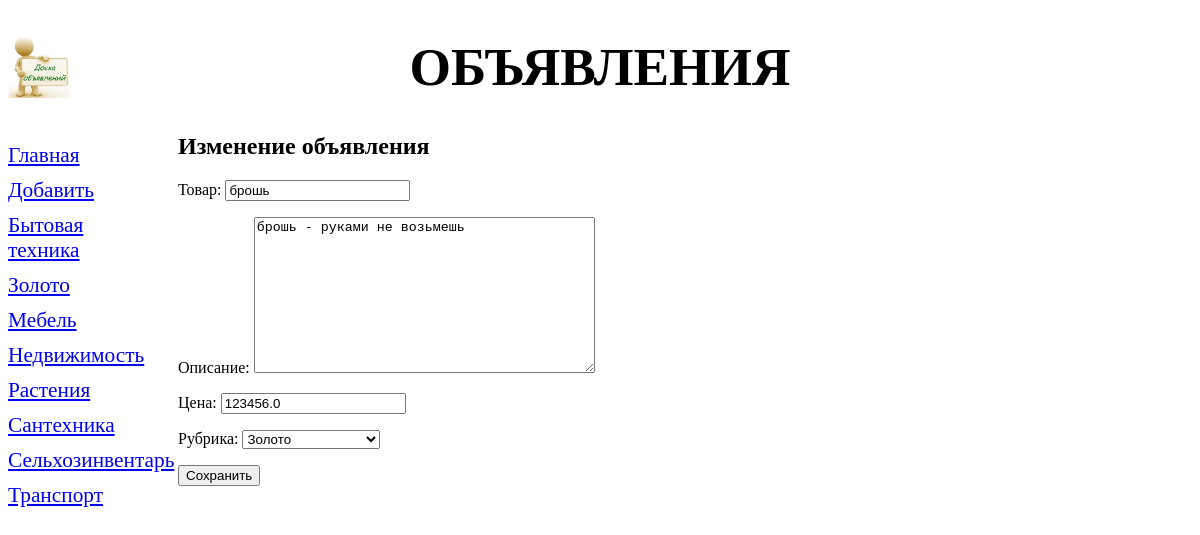
The page /bboard/edit/32 on the database as committed earlier.
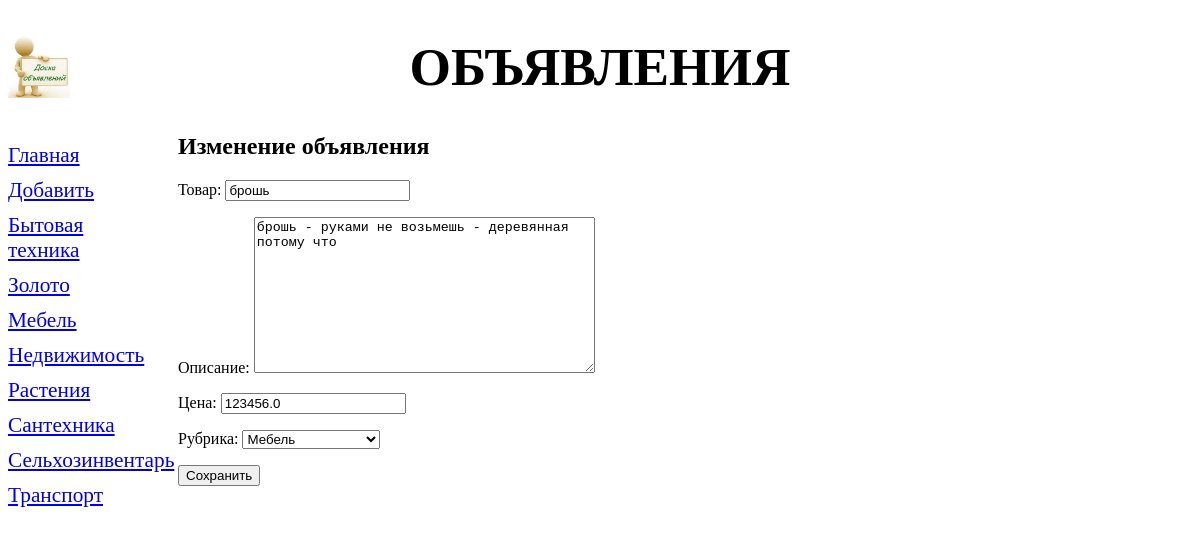
The same page on the database as committed later.
### bboard/models.py (models this page shows, shortened)
class Bd(models.Model):
    KINDS = (
        (None, 'Выберите тип публикуемого объявления'),
        ('b', 'Куплю'),
        ('s', 'Продам'),
        ('c', 'Обменяю'),
    )
    title = models.CharField(max_length=50, verbose_name='Товар',
                             validators=[validators.RegexValidator(
                                 regex='^.{4,}$',
                                 message='Название должно быть длинее 4 символов',
                             )])
    content = models.TextField(null=True, blank=True, verbose_name='Описание')
    price = models.FloatField(null=True, blank=True, verbose_name='Цена',
                              validators=[validate_even, MinMaxValueValidator(10, 10000000)])
    published = models.DateTimeField(auto_now_add=True, db_index=True, verbose_name='Опубликовано')
    rubric = models.ForeignKey('Rubric', null=True, on_delete=models.PROTECT, verbose_name='Рубрика',)
    kind = models.CharField(max_length=1, choices=KINDS, blank=True)
    def title_and_price(self):
        if self.price:
            return '%s (%.2f)' % (self.title, self.price)
        else:
            return self.title
    title_and_price.short_description = 'Название и цена'
    class Meta:
        verbose_name = 'Объявление'
        verbose_name_plural = 'Объявления'
        ordering = ['-published']
        unique_together = ('title', 'published')

### bboard/views.py (the view, shortened to what this page needs)
# urls.py: path('edit/<int:pk>', BdEditView.as_view(), name='edit'),
class BdEditView(UpdateView):
    model = Bd
    form_class = BdForm
    template_name_suffix = '_edit'
    def get_context_data(self, *args, **kwargs):
        context = super().get_context_data(*args, **kwargs)
        context['rubrics'] = Rubric.objects.all()
        return context

### bboard/forms.py
class BdForm(ModelForm):
    class Meta:
        model = Bd
        fields = ('title', 'content', 'price', 'rubric')

### bboard/models.py (called while the page is built)
    def __str__(self):
        return self.name

### bboard/templates/bboard/bd_edit.html (shortened to what this page needs)
{% extends "layout/basic.html" %}
{% block content %}
    <h2>Изменение объявления</h2>
    <form method="post">
        {{ form.as_p }}
        <input type="submit" value="Сохранить">
    </form>
{% endblock %}

Rows that differ between the two databases and show on the page:
changed Bd "брошь": content "брошь - руками не возьмешь" → "брошь - руками не возьмешь - деревянная потому что"; rubric "Золото" → "Мебель"
